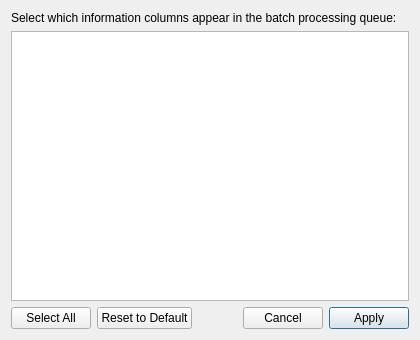
<?xml version="1.0" encoding="UTF-8"?>
<ui version="4.0">
 <class>CustomColumnsDialog</class>
 <widget class="QDialog" name="CustomColumnsDialog">
  <property name="geometry">
   <rect>
    <x>0</x>
    <y>0</y>
    <width>420</width>
    <height>340</height>
   </rect>
  </property>
  <property name="windowTitle">
   <string>Configure Queue Columns</string>
  </property>
  <layout class="QVBoxLayout" name="mainColLayout">
   <item>
    <widget class="QLabel" name="lblInfo">
     <property name="text">
      <string>Select which information columns appear in the batch processing queue:</string>
     </property>
     <property name="wordWrap">
      <bool>true</bool>
     </property>
    </widget>
   </item>
   <item>
    <widget class="QListWidget" name="listColumns"/>
   </item>
   <item>
    <layout class="QHBoxLayout" name="btnActionsLayout">
     <item>
      <widget class="QPushButton" name="btnSelectAll">
       <property name="text">
        <string>Select All</string>
       </property>
      </widget>
     </item>
     <item>
      <widget class="QPushButton" name="btnResetDefault">
       <property name="text">
        <string>Reset to Default</string>
       </property>
      </widget>
     </item>
     <item>
      <spacer name="hSpacer1">
       <property name="orientation">
        <enum>Qt::Horizontal</enum>
       </property>
       <property name="sizeHint" stdset="0">
        <size>
         <width>40</width>
         <height>20</height>
        </size>
       </property>
      </spacer>
     </item>
     <item>
      <widget class="QPushButton" name="btnCancel">
       <property name="text">
        <string>Cancel</string>
       </property>
      </widget>
     </item>
     <item>
      <widget class="QPushButton" name="btnSaveColumns">
       <property name="text">
        <string>Apply</string>
       </property>
       <property name="default">
        <bool>true</bool>
       </property>
      </widget>
     </item>
    </layout>
   </item>
  </layout>
 </widget>
 <resources/>
 <connections/>
</ui>
